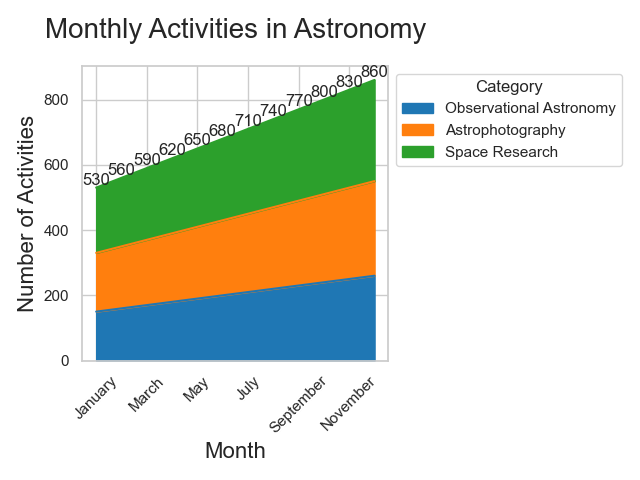

Python code for this plot:

import seaborn as sns
import pandas as pd
import matplotlib.pyplot as plt
import numpy as np

# Data
data = {
    'Month': ['January', 'February', 'March', 'April', 'May', 'June', 'July', 'August', 
              'September', 'October', 'November', 'December'],
    'Observational Astronomy': [150, 160, 170, 180, 190, 200, 210, 220, 230, 240, 250, 260],
    'Astrophotography': [180, 190, 200, 210, 220, 230, 240, 250, 260, 270, 280, 290],
    'Space Research': [200, 210, 220, 230, 240, 250, 260, 270, 280, 290, 300, 310]
}

# Create a DataFrame
df = pd.DataFrame(data)

# Transform the data to long format for stacking
df_long = pd.melt(df, id_vars='Month', var_name='Category', value_name='Events')

# Transform the Month to categorical type so the order is kept in the plotting
df_long['Month'] = pd.Categorical(df_long['Month'], 
                                  categories=['January', 'February', 'March', 'April', 'May', 'June', 
                                              'July', 'August', 'September', 'October', 'November', 'December'],
                                  ordered=True)

# Set the figure size
plt.figure(figsize=(14, 10))

# Stacked area plot
sns.set_theme(style="whitegrid")
pal = ['#1f77b4', '#ff7f0e', '#2ca02c']

# Plot stack area chart
ax = df.set_index('Month').plot(kind='area', stacked=True, color=pal)

# Annotate the chart with total events per month
df['Total'] = df['Observational Astronomy'] + df['Astrophotography'] + df['Space Research']
for idx, total in enumerate(df['Total']):
    ax.text(idx, total, str(total), va='bottom', ha='center')

# Customize title and labels
ax.set_title('Monthly Activities in Astronomy', fontsize=20, pad=20)
ax.set_ylabel('Number of Activities', fontsize=16)
ax.set_xlabel('Month', fontsize=16)

# Rotate x-axis labels for better readability
plt.xticks(rotation=45)

# Show the legend
ax.legend(title='Category', loc='upper left', bbox_to_anchor=(1, 1))

# Show the plot
plt.tight_layout()
plt.show()
